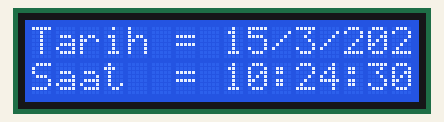
Recording of a sketch running on a simulated Arduino Uno, built with avr-gcc and run on an emulated ATmega328P. On the bench: 16×2 character LCD. The local clock reads 2024-03-15 10:24:30 at power-on unless the sketch sets it.

Above: at 0.2 s.
At 4.4 s:
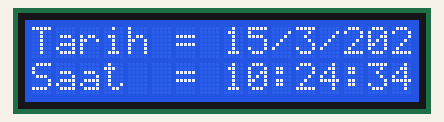
At 9.5 s:
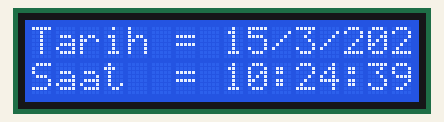
At 18.9 s:
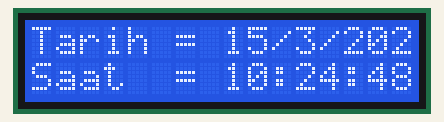
At 28.2 s:
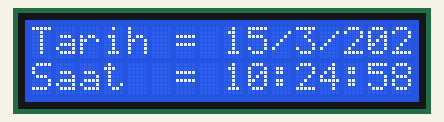
At 38.6 s:
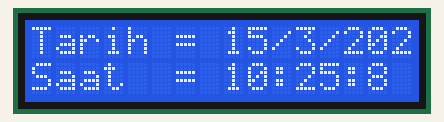

Measured:
- what the display in image 1 shows lasts 1.0 s, from 4.3 s to 5.3 s

The sketch:

DS1302_Saat_Mod_l__ile_LCD_Kullan_m_.ino
```cpp
//---------------------------------------------------//
//----------------------OKTAY ALA--------------------//
//---Arduino | DS1302 Saat Modülü ile LCD Kullanımı--//
//---------------------------------------------------//

  //DS1302 RTC Saat modülünün kütüphanesini tanımlıyoruz
#include <virtuabotixRTC.h>

  //LCD Ekranının kütüphanesini tanımlıyoruz
#include <LiquidCrystal_I2C.h>

  //I2C LCD Ekranın çalışması için kütüphane verilerini çağırıyoruz
LiquidCrystal_I2C lcd = LiquidCrystal_I2C(0x27, 16, 2);

  //6. dijital pini clock pini olarak tanımladık
int CLK_PIN = 6;

  //7. dijital pini data pini olarak tanımladık
int DAT_PIN = 7;

  //8. dijital pini reset pini olarak tanımladık.
int RST_PIN = 8;

  //Kütüphane verilerinden pin atamalarını çağırıyoruz
virtuabotixRTC myRTC(CLK_PIN, DAT_PIN, RST_PIN);

void setup()
{
  //LCD Ekranın çalışması için gereken kodları yazıyoruz
  lcd.init();
  lcd.backlight();
  lcd.begin(16, 2);

  //Saatin ayarlamasını yapıyoruz
  //myRTC.setDS1302Time(10,00,15,1,15,03,2021);

}

void loop()
{
  //Saat verilerini güncelleyerek çağırıyoruz
  myRTC.updateTime();

  //LCD Ekran üzerinde, yazıların konumlarını belirtiyoruz
  lcd.clear();
  lcd.setCursor(0,0);
  lcd.print("Tarih = ");
  lcd.print(myRTC.dayofmonth); //Ayın gününü yazdırıyoruz
  lcd.print("/");
  lcd.print(myRTC.month); //Ayı yazdırıyoruz
  lcd.print("/");
  lcd.print(myRTC.year); //Yılı yazdırıyoruz

  lcd.setCursor(0, 1);
  lcd.print("Saat  = ");
  lcd.print(myRTC.hours); //Saati yazdırıyoruz
  lcd.print(":");
  lcd.print(myRTC.minutes); //Dakikayı yazdırıyoruz
  lcd.print(":");
  lcd.print(myRTC.seconds); //Saniyeyi yazdırıyoruz
  delay(1000);
}
```
